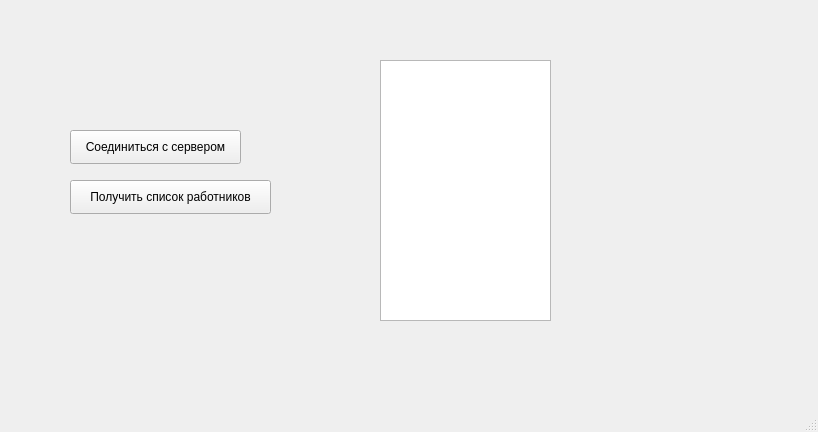
<?xml version="1.0" encoding="UTF-8"?>
<ui version="4.0">
 <class>MainWindow</class>
 <widget class="QMainWindow" name="MainWindow">
  <property name="geometry">
   <rect>
    <x>0</x>
    <y>0</y>
    <width>818</width>
    <height>432</height>
   </rect>
  </property>
  <property name="windowTitle">
   <string>MainWindow</string>
  </property>
  <widget class="QWidget" name="centralwidget">
   <widget class="QPushButton" name="pushButton">
    <property name="geometry">
     <rect>
      <x>70</x>
      <y>130</y>
      <width>171</width>
      <height>34</height>
     </rect>
    </property>
    <property name="text">
     <string>Соединиться с сервером</string>
    </property>
   </widget>
   <widget class="QPushButton" name="pushButton_2">
    <property name="geometry">
     <rect>
      <x>70</x>
      <y>180</y>
      <width>201</width>
      <height>34</height>
     </rect>
    </property>
    <property name="text">
     <string>Получить список работников</string>
    </property>
   </widget>
   <widget class="QTableView" name="tableView">
    <property name="geometry">
     <rect>
      <x>380</x>
      <y>60</y>
      <width>171</width>
      <height>261</height>
     </rect>
    </property>
   </widget>
  </widget>
  <widget class="QStatusBar" name="statusbar"/>
 </widget>
 <resources/>
 <connections/>
</ui>
